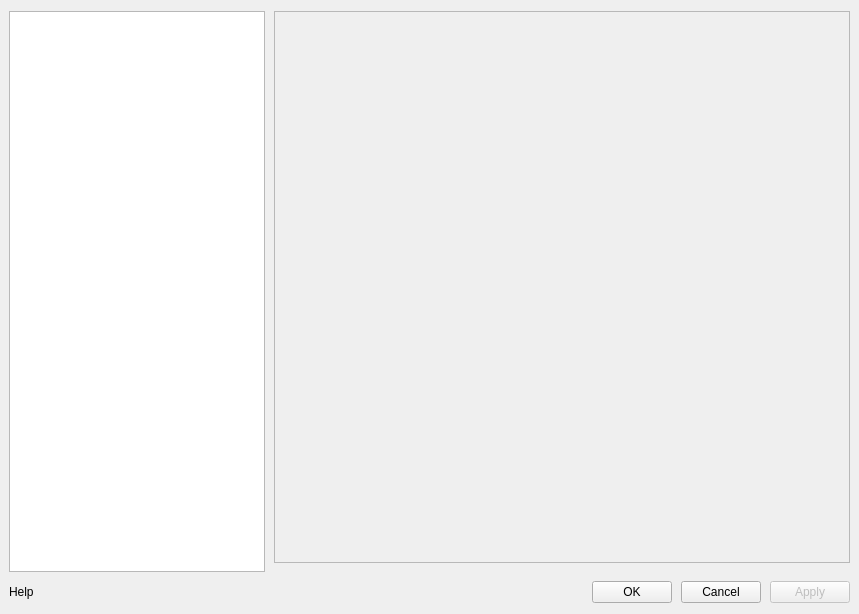
<?xml version="1.0" encoding="UTF-8"?>
<ui version="4.0">
 <class>ApplicationSettingsWidget</class>
 <widget class="QWidget" name="ApplicationSettingsWidget">
  <property name="geometry">
   <rect>
    <x>0</x>
    <y>0</y>
    <width>859</width>
    <height>614</height>
   </rect>
  </property>
  <property name="windowTitle">
   <string>Application settings</string>
  </property>
  <layout class="QGridLayout" name="gridLayout">
   <property name="leftMargin">
    <number>9</number>
   </property>
   <property name="rightMargin">
    <number>9</number>
   </property>
   <property name="spacing">
    <number>9</number>
   </property>
   <item row="2" column="4">
    <widget class="QPushButton" name="applyButton">
     <property name="enabled">
      <bool>false</bool>
     </property>
     <property name="text">
      <string>Apply</string>
     </property>
    </widget>
   </item>
   <item row="2" column="1">
    <spacer name="horizontalSpacer_2">
     <property name="orientation">
      <enum>Qt::Horizontal</enum>
     </property>
     <property name="sizeHint" stdset="0">
      <size>
       <width>40</width>
       <height>20</height>
      </size>
     </property>
    </spacer>
   </item>
   <item row="0" column="0" rowspan="2">
    <widget class="QListWidget" name="propGroupsList">
     <property name="sizePolicy">
      <sizepolicy hsizetype="Fixed" vsizetype="Expanding">
       <horstretch>0</horstretch>
       <verstretch>0</verstretch>
      </sizepolicy>
     </property>
     <property name="maximumSize">
      <size>
       <width>811</width>
       <height>16777215</height>
      </size>
     </property>
     <property name="currentRow">
      <number>-1</number>
     </property>
    </widget>
   </item>
   <item row="2" column="2">
    <widget class="QPushButton" name="okButton">
     <property name="sizePolicy">
      <sizepolicy hsizetype="Preferred" vsizetype="Fixed">
       <horstretch>0</horstretch>
       <verstretch>0</verstretch>
      </sizepolicy>
     </property>
     <property name="text">
      <string>OK</string>
     </property>
    </widget>
   </item>
   <item row="2" column="0">
    <widget class="QLabel" name="helpLabel">
     <property name="text">
      <string>Help</string>
     </property>
    </widget>
   </item>
   <item row="2" column="3">
    <widget class="QPushButton" name="cancelButton">
     <property name="sizePolicy">
      <sizepolicy hsizetype="Preferred" vsizetype="Fixed">
       <horstretch>0</horstretch>
       <verstretch>0</verstretch>
      </sizepolicy>
     </property>
     <property name="text">
      <string>Cancel</string>
     </property>
    </widget>
   </item>
   <item row="0" column="1" colspan="4">
    <widget class="QFrame" name="currentGroup">
     <property name="sizePolicy">
      <sizepolicy hsizetype="MinimumExpanding" vsizetype="MinimumExpanding">
       <horstretch>0</horstretch>
       <verstretch>0</verstretch>
      </sizepolicy>
     </property>
     <property name="minimumSize">
      <size>
       <width>0</width>
       <height>0</height>
      </size>
     </property>
     <property name="focusPolicy">
      <enum>Qt::StrongFocus</enum>
     </property>
     <property name="frameShape">
      <enum>QFrame::StyledPanel</enum>
     </property>
     <property name="frameShadow">
      <enum>QFrame::Raised</enum>
     </property>
     <layout class="QVBoxLayout" name="verticalLayout">
      <item>
       <widget class="QWidget" name="settingsPageWidget" native="true">
        <property name="sizePolicy">
         <sizepolicy hsizetype="Preferred" vsizetype="Minimum">
          <horstretch>0</horstretch>
          <verstretch>0</verstretch>
         </sizepolicy>
        </property>
        <layout class="QVBoxLayout" name="verticalLayout_2"/>
       </widget>
      </item>
      <item>
       <spacer name="verticalSpacer">
        <property name="orientation">
         <enum>Qt::Vertical</enum>
        </property>
        <property name="sizeType">
         <enum>QSizePolicy::Expanding</enum>
        </property>
        <property name="sizeHint" stdset="0">
         <size>
          <width>20</width>
          <height>0</height>
         </size>
        </property>
       </spacer>
      </item>
     </layout>
    </widget>
   </item>
  </layout>
 </widget>
 <tabstops>
  <tabstop>propGroupsList</tabstop>
  <tabstop>currentGroup</tabstop>
  <tabstop>okButton</tabstop>
  <tabstop>cancelButton</tabstop>
  <tabstop>applyButton</tabstop>
 </tabstops>
 <resources/>
 <connections/>
</ui>
